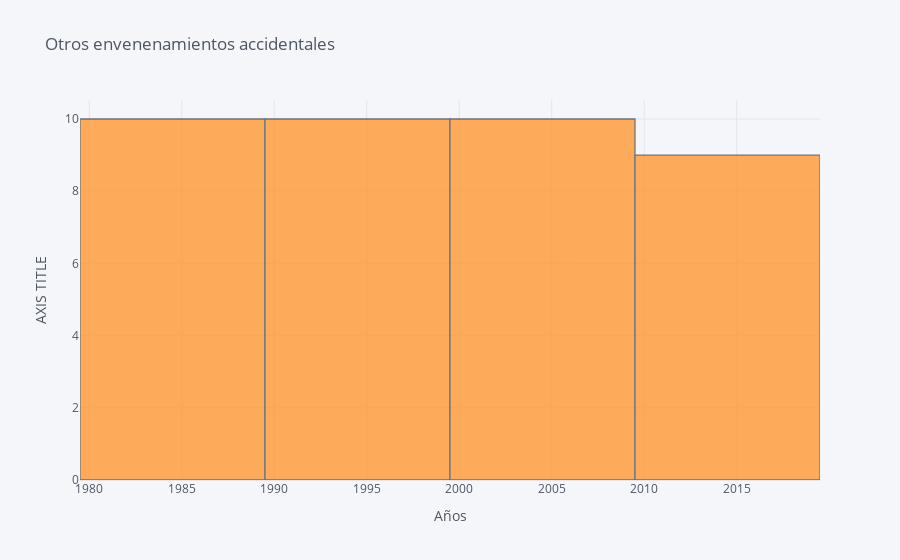

Notebook code cell kept with this figure:
### Code cell
# Cufflinks histogram Ejemplo...

dataset_column.iplot(kind='hist',
                     title='Otros envenenamientos accidentales',
                     yTitle='AXIS TITLE',
                     xTitle='Años')

### Figure 1 — Plotly figure (JSON) as saved in the notebook; plotly's stock layout.template omitted (floating-point values rounded to 4 significant figures)
{"data": [{"histfunc": "count", "histnorm": "", "marker": {"color": "rgba(255, 153, 51, 1.0)", "line": {"color": "#4D5663", "width": 1.3}}, "name": "Periodo", "opacity": 0.8, "orientation": "v", "type": "histogram", "x": [1981, 2008, 2005, 1987, 1984, 1988, 1982, 2013, 2009, 2006, 2010, 1996, 1983, 1994, 1991, 1985, 1986, 2012, 1993, 2014, 1989, 2011, 2001, 1999, 1995, 2007, 1992, 1998, 2016, 2000, 1997, 1980, 2017, 2018, 2003, 2004, 2015, 1990, 2002]}], "layout": {"barmode": "overlay", "legend": {"bgcolor": "#F5F6F9", "font": {"color": "#4D5663"}}, "paper_bgcolor": "#F5F6F9", "plot_bgcolor": "#F5F6F9", "title": {"font": {"color": "#4D5663"}, "text": "Otros envenenamientos accidentales"}, "xaxis": {"gridcolor": "#E1E5ED", "showgrid": true, "tickfont": {"color": "#4D5663"}, "title": {"font": {"color": "#4D5663"}, "text": "Años"}, "zerolinecolor": "#E1E5ED"}, "yaxis": {"gridcolor": "#E1E5ED", "showgrid": true, "tickfont": {"color": "#4D5663"}, "title": {"font": {"color": "#4D5663"}, "text": "AXIS TITLE"}, "zerolinecolor": "#E1E5ED"}}}
